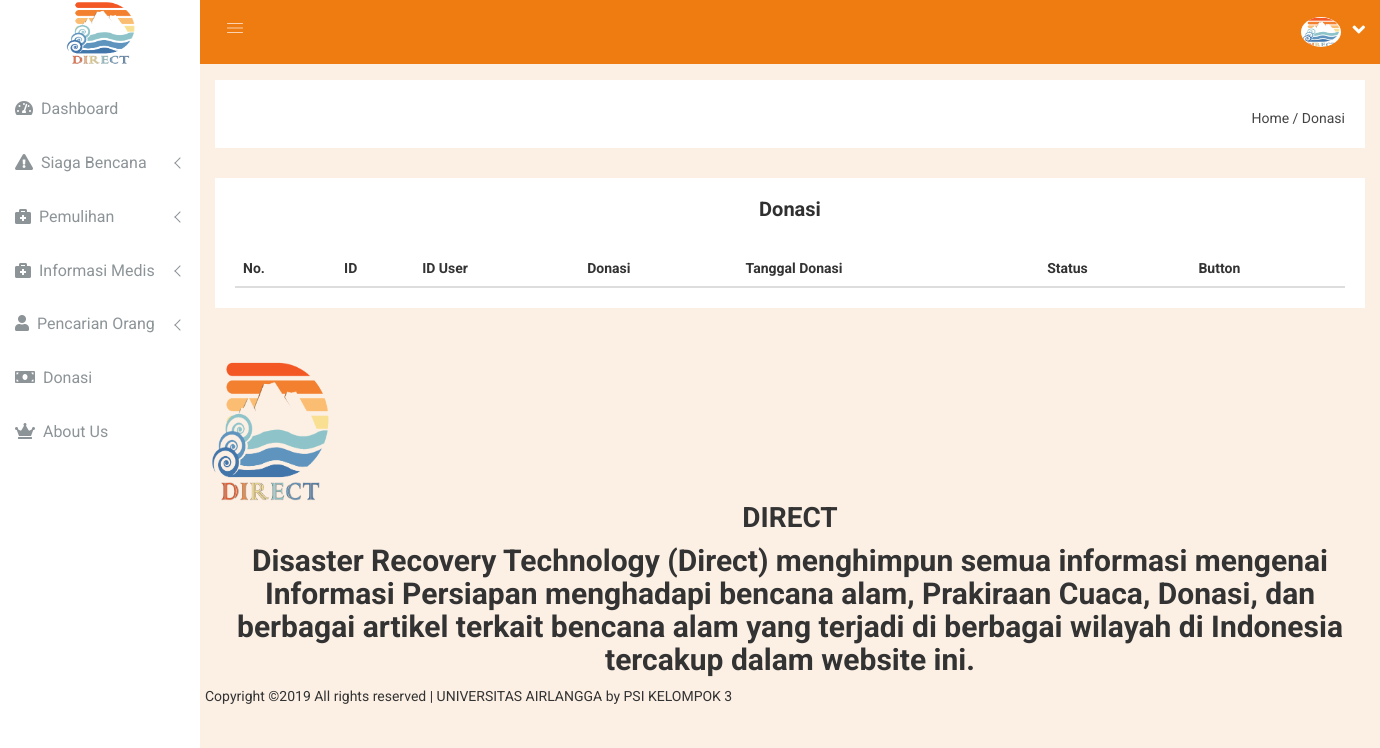
Page /main.php?module=donasi on the earlier database version.
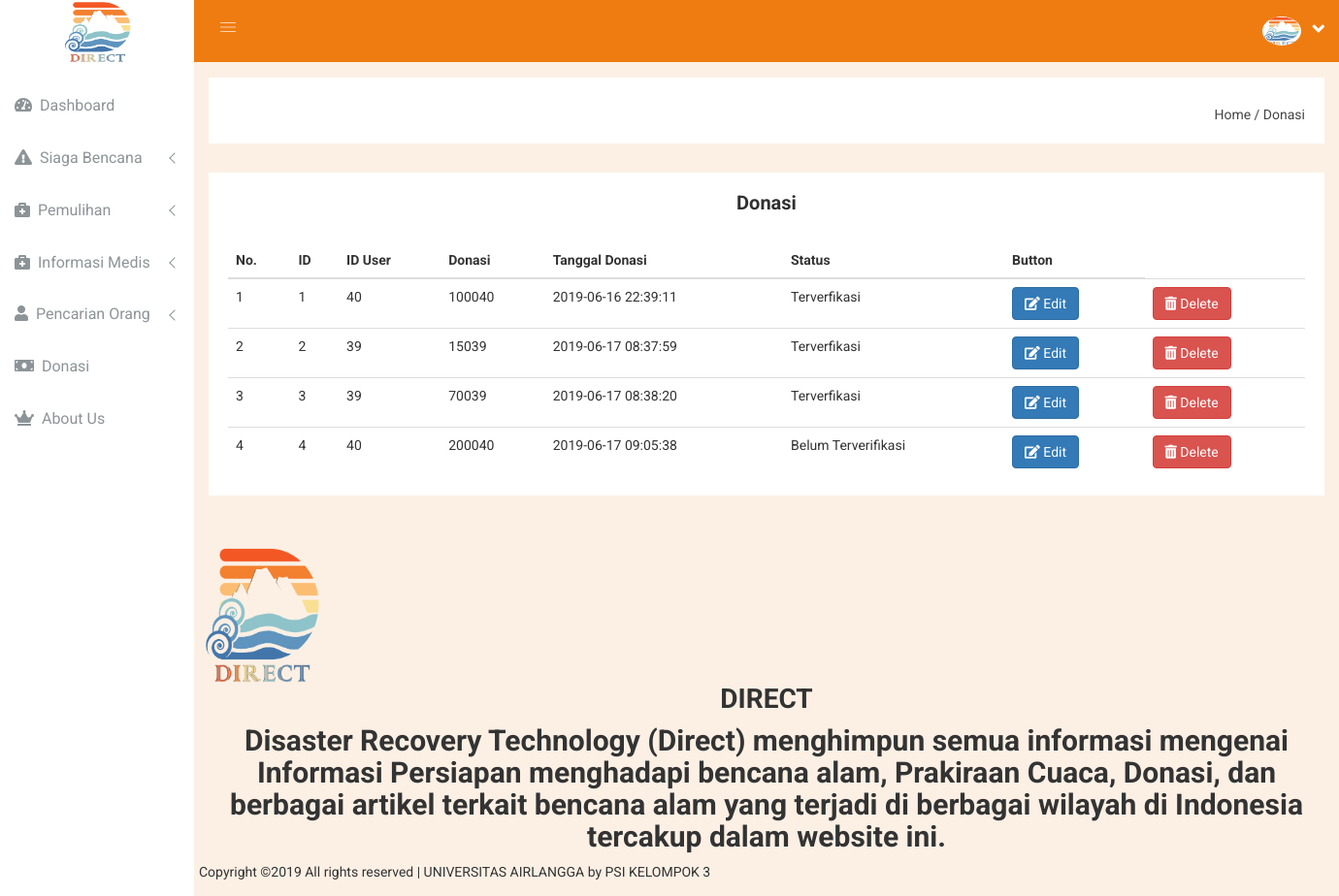
Same page on the later database version.
### tables this page shows
CREATE TABLE `donasi` (
  `id` int(11) NOT NULL,
  `id_user` int(11) NOT NULL,
  `donasi` int(11) NOT NULL,
  `tanggal` datetime NOT NULL DEFAULT CURRENT_TIMESTAMP,
  `status` varchar(20) NOT NULL
);

### main.php (called while the page is built, shortened)
<?php
include('module/index.php');
?>

### module/module/donasi.php (the view, shortened to what this page needs)
<?php
require('config/db.php');
$donasi = mysqli_query($con, "SELECT * FROM donasi");
?>
<div class="breadcome-area">
	<div class="container-fluid">
		<div class="row">
			<div class="col-lg-12 col-md-12 col-sm-12 col-xs-12">
				<div class="breadcome-list">
					<div class="row">
						<div class="col-lg-6 col-md-6 col-sm-6 col-xs-12">
						</div>
						<div class="col-lg-6 col-md-6 col-sm-6 col-xs-12">
							<ul class="breadcome-menu">
								<li><a href="?module=dashboard">Home</a> <span class="bread-slash">/</span>
								</li>
								<li><span class="bread-blod">Donasi</span>
								</li>
							</ul>
						</div>
					</div>
				</div>
			</div>
		</div>
	</div>
</div>
<div class="data-table-area mg-b-15" id=tabel_org_hilang>
	<div class="container-fluid">
		<div class="row">
			<div class="col-lg-12 col-md-12 col-sm-12 col-xs-12">
				<div class="sparkline12-list mg-b-30">
					<div class="sparkline12-hd">
						<div class="main-sparkline12-hd">
							<h1 align="center">Donasi</h1>
						</div>
					</div>
					<div class="sparkline12-graph">
						<br>
						<div class="static-table-list">
							<table class="table hover-table" id="DyanmicTable">
								<thead>
									<tr>
										<th>No.</th>
										<th>ID</th>
										<th>ID User</th>
										<th>Donasi</th>
										<th>Tanggal Donasi</th>
										<th>Status</th>
										<th>Button</th>
									</tr>
								</thead>
								<tbody>
									<?php
									$no_korban=1;
									while($user_data = mysqli_fetch_array($donasi)) {
										echo "<tr>";
										echo "<td>".$no_korban++."</td>";
										echo "<td>".$user_data['id']."</td>";
										echo "<td>".$user_data['id_user']."</td>";
										echo "<td>".$user_data['donasi']."</td>";
										echo "<td>".$user_data['tanggal']."</td>";
										echo "<td>".$user_data['status']."</td>";
										echo "<td><button type='button' class='btn btn-md btn-primary' data-toggle='modal' data-target='#EditDataHilang".$user_data['id']."'><i class='fa fa-edit'></i>&nbsp;Edit</button>";
										echo "<td><button type='button' class='btn btn-md btn-danger' data-toggle='modal' data-target='#DeleteDataHilang".$user_data['id']."'><i class='fa fa-trash-alt'></i>&nbsp;Delete</button>";
										?>
											<?php	}
											?>
										</tbody>
									</table>
								</div>
							</div>
						</div>
					</div>
				</div>
			</div>
		</div>

Differences in the rows shown:
added donasi: id "1", id_user "40", donasi "100040", tanggal "2019-06-16 22:39:11", status "Terverfikasi"
added donasi: id "2", id_user "39", donasi "15039", tanggal "2019-06-17 08:37:59", status "Terverfikasi"
added donasi: id "3", id_user "39", donasi "70039", tanggal "2019-06-17 08:38:20", status "Terverfikasi"
added donasi: id "4", id_user "40", donasi "200040", tanggal "2019-06-17 09:05:38", status "Belum Terverifikasi"
